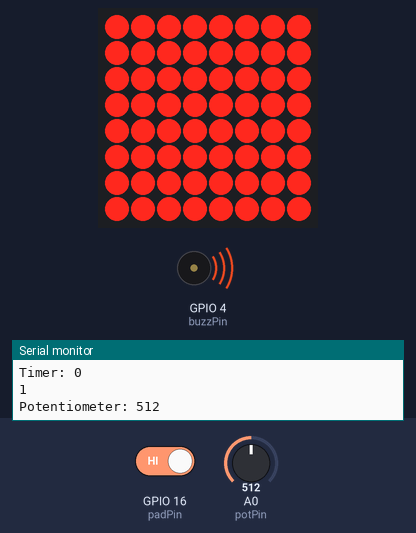
The program below on a simulated ESP8266 (NodeMCU). Parts: 8×8 LED matrix, buzzer (waves = sounding), the last lines printed to the serial monitor. The test bench sets the inputs (shaded band); at power-on: GPIO 16 (padPin) HIGH, A0 (potPin) = 512.

Above: at 1.6 s.
2.4 s: GPIO 16 (padPin) driven LOW
4.2 s: A0 (potPin) set to 716
At 5.3 s:
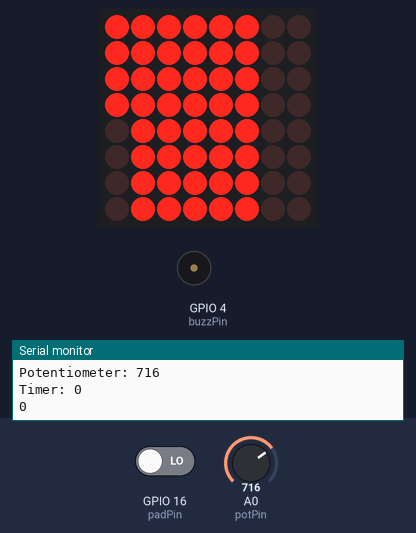
7.0 s: A0 (potPin) set to 900
At 7.8 s:
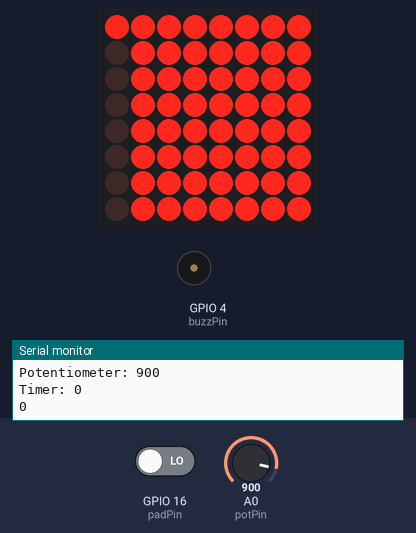
9.5 s: GPIO 16 (padPin) driven HIGH
At 14.8 s:
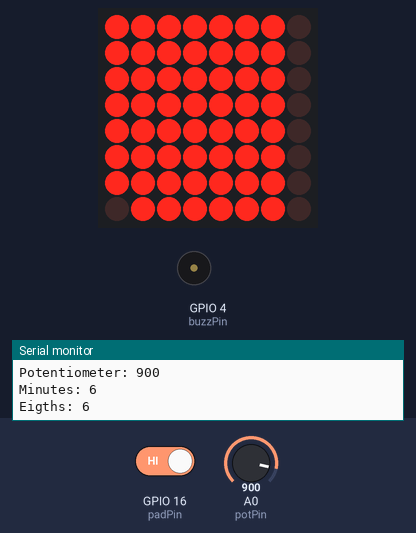
Timing chart, 0 to 16.3 s (numbered marks = the images above; inputs shaded):
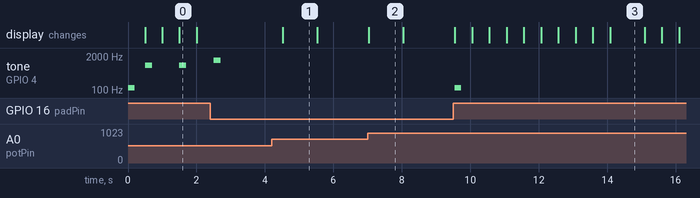

Measured:
- after the input at 4.2 s, the display: changes after 0.32 s (image 1)
- after the input at 7.0 s, the display: changes at once (image 2)
- after the input at 9.5 s, tone on GPIO 4 (buzzPin): silent → 123 Hz at once, → silent 0.20 s later; the display: first changes after 0.05 s (image 3 shows a later state)
- by itself, tone on GPIO 4 (buzzPin): plays 123 Hz for 0.20 s, 880 Hz for 0.20 s, 880 Hz for 0.20 s
- what the display in image 0 shows lasts 0.5 s, from 1.5 s to 2.0 s
- what the display in image 1 shows lasts 1.0 s, from 4.5 s to 5.5 s

The program:

main.cpp
```cpp
#include <Arduino.h>
#include <pitches.h>
#include <displaytime.h>

const int padPin = 16;
const int buzzPin = 4;
const int potPin = A0;
const int duration = 200; //duration of buzz
//10 seconds for testing //const int timerLength = 10;
int timeSetting;
int prevObjState = 0;
int prevObjState2 = 0;
int timer = 0;
int objectOn = 0;
int potValue;
int prevPotValue;
int prevTimeSetting;
int prevTimeSetting2;

void setup() {
pinMode(padPin,INPUT);
pinMode(potPin,INPUT);
Serial.begin(9600);
LedSetup();

}

void loop() {

prevPotValue = potValue;
potValue = analogRead(potPin);

Serial.print("Potentiometer: ");
Serial.print(potValue);
Serial.println();

prevObjState2 = prevObjState; //state 2 seconds back
prevObjState = objectOn; // state 1 second back
objectOn = digitalRead(padPin);

//warn when object is removed
if (!objectOn && prevObjState && prevObjState2) {
  tone(buzzPin, NOTE_F6, duration);
}

//start timer
if (objectOn && !prevObjState && !prevObjState2) //2 consecutive seconds before resetting timer
  {
    timer = timeSetting*30 + 1;
    tone(buzzPin,NOTE_B2,duration);
    lc.clearDisplay(0);
  }

//decrement timer
if (objectOn && timer != 0)
  {
    timer--;
    displayTime(timer);
    delay(500);
    if (timer > (60/8)) {displayTime(timer-(60/8+1));} //make the last one blink
    else {lc.clearDisplay(0);}
  }

//end timer
if (objectOn && (timer==0))
  {
    tone(buzzPin,NOTE_A5,duration); //enhancement - make it play a song :)
    lightAll(); //blink display
    delay(500);
    lc.clearDisplay(0); //
  }

//only allow time selection display if there is nothing on the pressure pad
//only display time selection if the potentiometer has been moved
prevTimeSetting2 = prevTimeSetting;
prevTimeSetting = timeSetting;

if (!objectOn && abs(potValue - prevPotValue)>10 ) {
  timeSetting = map(potValue, 0, 1023, 0, 16);
  Serial.print("Timer Value Map: ");
  Serial.print(timeSetting);
  Serial.println();
  lc.clearDisplay(0);
  displayTime(timeSetting*30);
}

//turn off leds if setting has been the same for a while
if (!objectOn && (timeSetting == prevTimeSetting2) && (timeSetting == prevTimeSetting))
{lc.clearDisplay(0);}

Serial.print("Timer: ");
Serial.print(timer);
Serial.println();
Serial.print(objectOn);
Serial.println();

delay(500);
}
```

displaytime.h
```cpp
#include <LedControl.h>

/*
 Now we need a LedControl to work with.
 ***** These pin numbers will probably not work with your hardware *****
 pin 14 is connected to the DataIn
 pin 13 is connected to the CLK
 pin 12 is connected to LOAD
 We have only a single MAX72XX.
 */
LedControl lc=LedControl(14,13,12,1);

const int matrixHeight = 8;
const int matrixWidth = 8;

unsigned long delaytime=100;

void LedSetup() {
  /*
   The MAX72XX is in power-saving mode on startup,
   we have to do a wakeup call
   */
  lc.shutdown(0,false);
  /* Set the brightness to a medium values */
  lc.setIntensity(0,8);
  /* and clear the display */
  lc.clearDisplay(0);

}

/*
void displayTime2(int seconds,int blinkdelay) {
    lc.clearDisplay(0);
    int minutes = seconds / 60;
    Serial.print("Minutes: ");
    Serial.print(minutes);
    Serial.println();
    int eigths = (seconds % 60)/8;
    int blink = 0;
    Serial.print("Eigths: ");
    Serial.print(eigths);
    Serial.println();
        while (minutes) {
            for (int row = 0; row < matrixHeight; row++) {
                lc.setLed(0,row,minutes,true);
            }
            minutes--;
          }
      blink = eigths;
      while (eigths >= 0) {
        lc.setLed(0,eigths,0,true);
        eigths--;
      }
      delay(blinkdelay);
      lc.setLed(0,blink,0,false);
}
*/

void displayTime(int seconds) {
    lc.clearDisplay(0);
    int minutes = seconds / 60;
    Serial.print("Minutes: ");
    Serial.print(minutes);
    Serial.println();
    int eigths = (seconds % 60)/8;
    Serial.print("Eigths: ");
    Serial.print(eigths);
    Serial.println();
        while (minutes) {
            for (int row = 0; row < matrixHeight; row++) {
                lc.setLed(0,row,minutes,true);
            }
            minutes--;
          }
      while (eigths>=0) {
        lc.setLed(0,eigths,0,true);
        eigths--;
      }
}

void lightAll () {
  for (int row = 0; row < matrixHeight; row++) {
    lc.setRow(0,row,B11111111);
  }
}
```

pitches.h
```cpp
/*************************************************
 * Public Constants
 *************************************************/

#define NOTE_B0  31
#define NOTE_C1  33
#define NOTE_CS1 35
#define NOTE_D1  37
#define NOTE_DS1 39
#define NOTE_E1  41
#define NOTE_F1  44
#define NOTE_FS1 46
#define NOTE_G1  49
#define NOTE_GS1 52
#define NOTE_A1  55
#define NOTE_AS1 58
#define NOTE_B1  62
#define NOTE_C2  65
#define NOTE_CS2 69
#define NOTE_D2  73
#define NOTE_DS2 78
#define NOTE_E2  82
#define NOTE_F2  87
#define NOTE_FS2 93
#define NOTE_G2  98
#define NOTE_GS2 104
#define NOTE_A2  110
#define NOTE_AS2 117
#define NOTE_B2  123
#define NOTE_C3  131
#define NOTE_CS3 139
#define NOTE_D3  147
#define NOTE_DS3 156
#define NOTE_E3  165
#define NOTE_F3  175
#define NOTE_FS3 185
#define NOTE_G3  196
#define NOTE_GS3 208
#define NOTE_A3  220
#define NOTE_AS3 233
#define NOTE_B3  247
#define NOTE_C4  262
#define NOTE_CS4 277
#define NOTE_D4  294
#define NOTE_DS4 311
#define NOTE_E4  330
#define NOTE_F4  349
#define NOTE_FS4 370
#define NOTE_G4  392
#define NOTE_GS4 415
#define NOTE_A4  440
#define NOTE_AS4 466
#define NOTE_B4  494
#define NOTE_C5  523
#define NOTE_CS5 554
#define NOTE_D5  587
#define NOTE_DS5 622
#define NOTE_E5  659
#define NOTE_F5  698
#define NOTE_FS5 740
#define NOTE_G5  784
#define NOTE_GS5 831
#define NOTE_A5  880
#define NOTE_AS5 932
#define NOTE_B5  988
#define NOTE_C6  1047
#define NOTE_CS6 1109
#define NOTE_D6  1175
#define NOTE_DS6 1245
#define NOTE_E6  1319
#define NOTE_F6  1397
#define NOTE_FS6 1480
#define NOTE_G6  1568
#define NOTE_GS6 1661
#define NOTE_A6  1760
#define NOTE_AS6 1865
#define NOTE_B6  1976
#define NOTE_C7  2093
#define NOTE_CS7 2217
#define NOTE_D7  2349
#define NOTE_DS7 2489
#define NOTE_E7  2637
#define NOTE_F7  2794
#define NOTE_FS7 2960
#define NOTE_G7  3136
#define NOTE_GS7 3322
#define NOTE_A7  3520
#define NOTE_AS7 3729
#define NOTE_B7  3951
#define NOTE_C8  4186
#define NOTE_CS8 4435
#define NOTE_D8  4699
#define NOTE_DS8 4978
```
